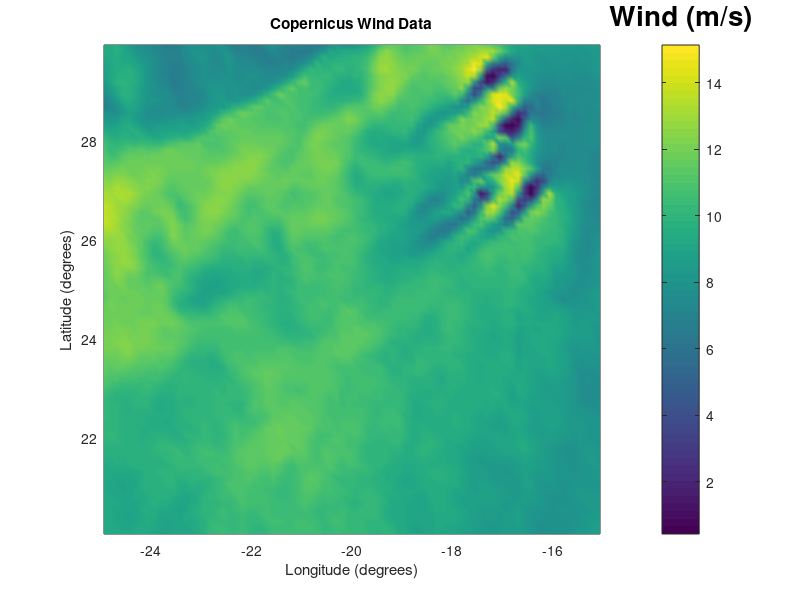

This figure's MATLAB source: (Note: this script raises an error after producing the figure.)
% Wind Noise - Hildebrand model
% Faro, Thu 07 Nov 2024 10:59:28 PM WET 

clear all, close all, clc

disp('Hildebrand model test:')

z = 0; % Depth (change at will)

load wind_data % Copernicus prediction (converted to *.mat)

figure(1)
pcolor(longitudew,latitudew,thewind), shading interp
a = colorbar;
title(a,'Wind (m/s)','FontSize',20','FontWeight','Bold');
xlabel('Longitude (degrees)')
ylabel('Latitude (degrees)')
title( 'Copernicus Wind Data' )

% 1/3 octave bands (just some frequencies to test the model):
load frequencies_1_3oct.dat
       
f1 = frequencies_1_3oct(:,1);
fc = frequencies_1_3oct(:,2); % Central frequencies
f2 = frequencies_1_3oct(:,3);

nfreqs = length( fc );
nlon   = length( longitudew );
nlat   = length(  latitudew );

WIND_NOISE = zeros(nlon,nlat,nfreqs);

[fkHz,wmps,noise] = hildebrand_wind_noise( z );
fHz = 1000*fkHz;
[fHz,indexes] = unique( fHz ); % Remove duplicates in frequency
noise = noise( :, indexes );        

for j = 1:nlon
    for k = 1:nlat
        wjk = thewind(k,j);
        if wjk < 1
           wjk = 1;
        endif
        noisejk = interp2(fHz,wmps,noise,fc',wjk);
        WIND_NOISE(j,k,:) = noisejk;
    endfor
endfor

for ifreq = 1:nfreqs
    thetitle = [ 'FREQ = ' num2str( fc(ifreq) ) 'Hz' ]; 
    figure(2)
    pcolor(longitudew,latitudew,squeeze(WIND_NOISE(:,:,ifreq))), shading interp
    a = colorbar;
    title(a,'Wind Noise (dB)','FontSize',20','FontWeight','Bold');
    xlabel('Longitude (degrees)')
    ylabel('Latitude (degrees)')
    title(thetitle)
    pause(0.1) 
endfor

disp('done.')
